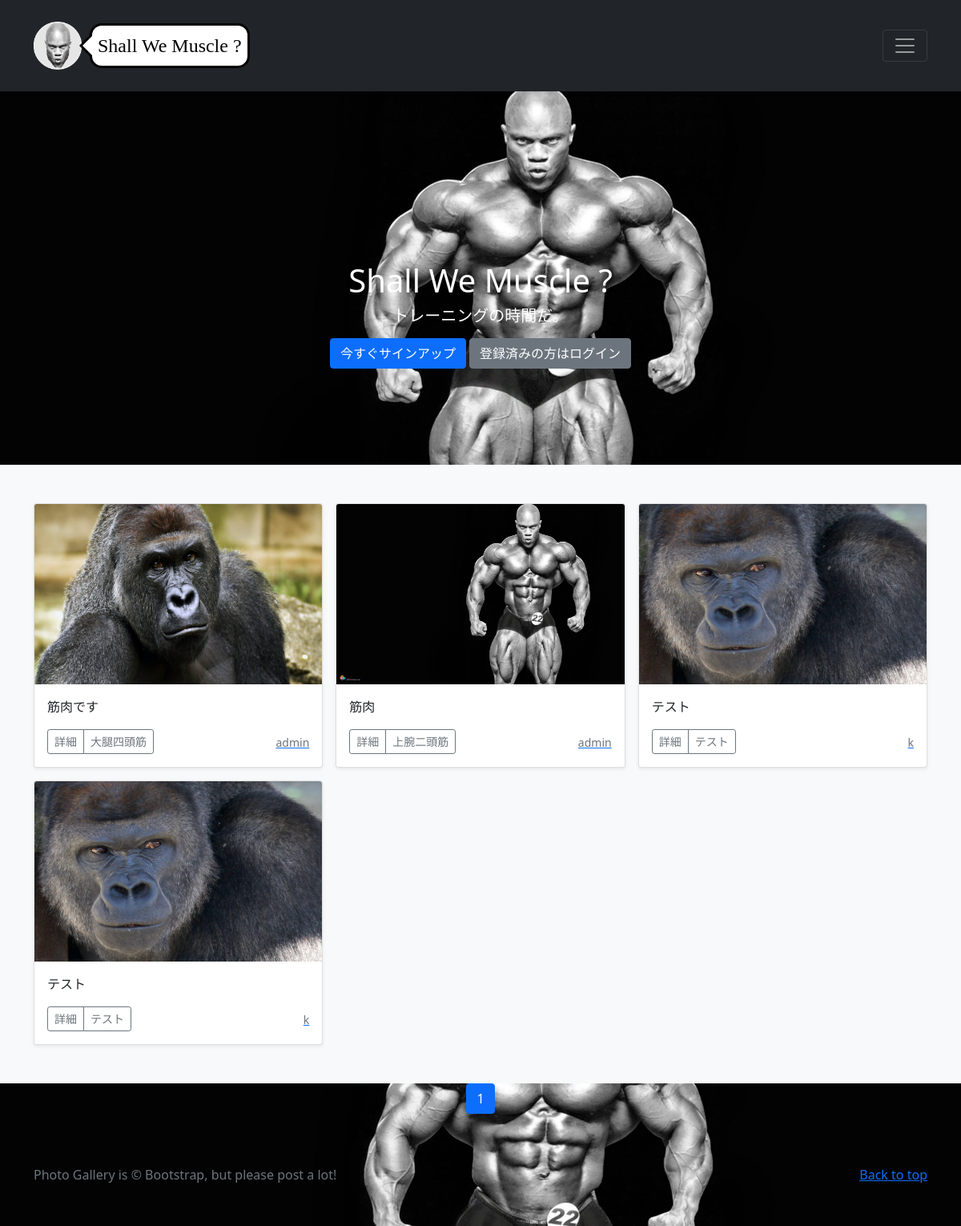
The page / on the database its author committed.
### photo/models.py (models this page shows, shortened)
class PhotoPost(models.Model):
    user = models.ForeignKey(CustomUser, verbose_name="ユーザー", on_delete=models.CASCADE)
    category = models.ForeignKey(
        Category, verbose_name="カテゴリ", on_delete=models.PROTECT
    )
    title = models.CharField(verbose_name="タイトル", max_length=20)
    comment = models.TextField(verbose_name="コメント",max_length=200,blank=True, null=True)
    image1 = models.ImageField(verbose_name="イメージ1", upload_to="photos")
    image2 = models.ImageField(
        verbose_name="イメージ2", upload_to="photos", blank=True, null=True
    )
    posted_at = models.DateTimeField(verbose_name="投稿日時", auto_now_add=True)

class Category(models.Model):
    title = models.CharField(verbose_name="カテゴリ", max_length=20)

### accounts/models.py (models this page shows)
class CustomUser(AbstractUser):
    pass

### photo/views.py (the view)
# urls.py: path('', views.IndexView.as_view(), name='index'),
class IndexView(TemplateView):
    template_name ='index.html'
    queryset=PhotoPost.objects.order_by('-posted_at')

### photo/templates/index.html (shortened to what this page needs)
{% extends 'base.html' %}
    {% block contents %}
    {% include "photos_title.html" %}
    {% include "photos_list.html" %}
    {% include "pagination.html" %}
    <footer class="text-muted py-5">
        <div class="container">
          <p class="float-end mb-1">
            <a href="#">Back to top</a>
          </p>
          <p class="mb-1">Photo Gallery is &copy; Bootstrap, but please post a lot!</p>
        </div>
      </footer>
    {% endblock %}

### photo/templates/photos_list.html (shortened to what this page needs)
{% load static %}
  <div class="album py-5 bg-light">
    <div class="container">
      <div class="row row-cols-1 row-cols-sm-2 row-cols-md-3 g-3">
        {% for record in object_list %}
        <div class="col">
          <div class="card shadow-sm">
            <a href="{% url 'photo:photo_detail' record.pk %}">
            <img src="{{ record.image1.url }}"
             class="bd-placeholder-img card-img-top"
              width="100%" height="225" xmlns="http://www.w3.org/2000/svg"
               role="img" aria-label="Placeholder: Thumbnail" preserveAspectRatio="xMidYMid slice"
                focusable="false"><title>Placeholder</title><rect width="100%" height="100%" fill="#55595c"/>
            </a>
            <div class="card-body">
              <p class="card-text">{{record.title}}</p>
              <div class="d-flex justify-content-between align-items-center">
                <div class="btn-group">
                  <button type="button" class="btn btn-sm btn-outline-secondary" onclick="location.href='{% url 'photo:photo_detail' record.pk %}'">詳細</button>
                  <button type="button" class="btn btn-sm btn-outline-secondary" onclick="location.href='{% url 'photo:photos_cat' category=record.category.id %}'">{{record.category.title}}</button>
                </div>
                <a href="{% url 'photo:user_list' user=record.user.id %}">
                  <small class="text-muted">
                    {{record.user.username}}</small>
                  </a>
              </div>
            </div>
          </div>
        </div>
        {% endfor %}
      </div>
    </div>
  </div>

### rows shown on the page
PhotoPost: image1 (picture), title "筋肉です", category "大腿四頭筋", user.username "admin"
PhotoPost: image1 (picture), title "筋肉", category "上腕二頭筋", user.username "admin"
PhotoPost: image1 (picture), title "テスト", category "テスト", user.username "k"
PhotoPost: image1 (picture), title "テスト", category "テスト", user.username "k"

### other values the page prints
{{ num }} "1"
